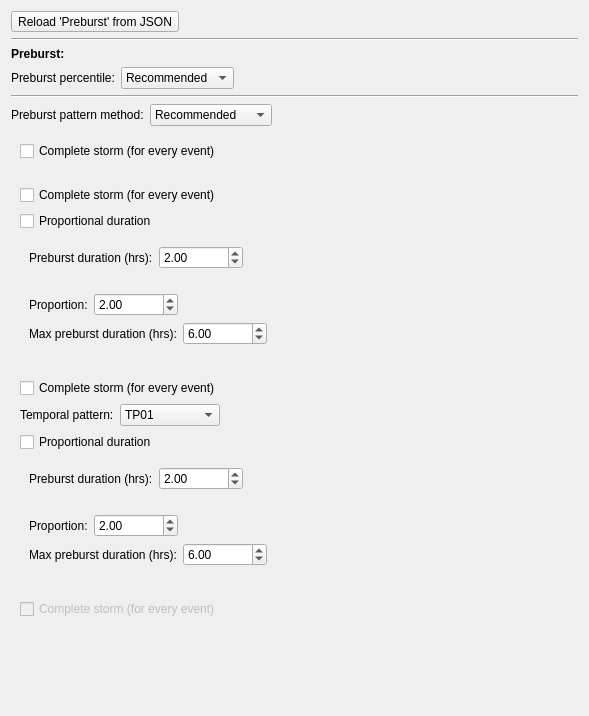
          <widget class="QWidget" name="preburst_scroll_area_widget">
           <property name="geometry">
            <rect>
             <x>0</x>
             <y>0</y>
             <width>589</width>
             <height>716</height>
            </rect>
           </property>
           <layout class="QVBoxLayout" name="verticalLayout_4">
            <item>
             <widget class="QToolButton" name="preburst_reload_json_tool_button">
              <property name="text">
               <string>Reload 'Preburst' from JSON</string>
              </property>
              <property name="toolButtonStyle">
               <enum>Qt::ToolButtonStyle::ToolButtonTextOnly</enum>
              </property>
             </widget>
            </item>
            <item>
             <widget class="Line" name="preburst_hori_line">
              <property name="orientation">
               <enum>Qt::Orientation::Horizontal</enum>
              </property>
             </widget>
            </item>
            <item>
             <widget class="QLabel" name="preburst_label">
              <property name="font">
               <font>
                <bold>true</bold>
               </font>
              </property>
              <property name="text">
               <string>Preburst:</string>
              </property>
             </widget>
            </item>
            <item>
             <layout class="QHBoxLayout" name="preburst_percentile_hori_layout">
              <item>
               <widget class="QLabel" name="preburst_percentile_label">
                <property name="toolTip">
                 <string>Preburst ratio percentile used to derive preburst depth</string>
                </property>
                <property name="text">
                 <string>Preburst percentile:</string>
                </property>
               </widget>
              </item>
              <item>
               <widget class="QComboBox" name="preburst_percentile_combobox">
                <item>
                 <property name="text">
                  <string>Recommended</string>
                 </property>
                </item>
                <item>
                 <property name="text">
                  <string>10%</string>
                 </property>
                </item>
                <item>
                 <property name="text">
                  <string>25%</string>
                 </property>
                </item>
                <item>
                 <property name="text">
                  <string>50%</string>
                 </property>
                </item>
                <item>
                 <property name="text">
                  <string>75%</string>
                 </property>
                </item>
                <item>
                 <property name="text">
                  <string>90%</string>
                 </property>
                </item>
               </widget>
              </item>
              <item>
               <spacer name="preburst_percentile_hori_spacer">
                <property name="orientation">
                 <enum>Qt::Orientation::Horizontal</enum>
                </property>
                <property name="sizeHint" stdset="0">
                 <size>
                  <width>40</width>
                  <height>20</height>
                 </size>
                </property>
               </spacer>
              </item>
             </layout>
            </item>
            <item>
             <widget class="Line" name="preburst_hori_line_1">
              <property name="orientation">
               <enum>Qt::Orientation::Horizontal</enum>
              </property>
             </widget>
            </item>
            <item>
             <layout class="QHBoxLayout" name="preburst_pattern_method_hori_layout">
              <item>
               <widget class="QLabel" name="preburst_pattern_method_label">
                <property name="text">
                 <string>Preburst pattern method:</string>
                </property>
               </widget>
              </item>
              <item>
               <widget class="QComboBox" name="preburst_pattern_method_combobox">
                <item>
                 <property name="text">
                  <string>Recommended</string>
                 </property>
                </item>
                <item>
                 <property name="text">
                  <string>Constant</string>
                 </property>
                </item>
                <item>
                 <property name="text">
                  <string>Temporal pattern</string>
                 </property>
                </item>
                <item>
                 <property name="text">
                  <string>None</string>
                 </property>
                </item>
               </widget>
              </item>
              <item>
               <spacer name="preburst_pattern_method_hori_spacer">
                <property name="orientation">
                 <enum>Qt::Orientation::Horizontal</enum>
                </property>
                <property name="sizeHint" stdset="0">
                 <size>
                  <width>40</width>
                  <height>20</height>
                 </size>
                </property>
               </spacer>
              </item>
             </layout>
            </item>
            <item>
             <widget class="QWidget" name="preburst_rec_controls_widget" native="true">
              <layout class="QVBoxLayout" name="verticalLayout_11">
               <item>
                <widget class="QCheckBox" name="preburst_rec_controls_complete_storm_checkbox">
                 <property name="toolTip">
                  <string>Every requested event is assembled as a complete storm</string>
                 </property>
                 <property name="text">
                  <string>Complete storm (for every event)</string>
                 </property>
                 <property name="checked">
                  <bool>false</bool>
                 </property>
                </widget>
               </item>
              </layout>
             </widget>
            </item>
            <item>
             <widget class="QWidget" name="preburst_constant_controls_widget" native="true">
              <layout class="QVBoxLayout" name="verticalLayout_12">
               <item>
                <widget class="QCheckBox" name="preburst_constant_controls_complete_storm_checkbox">
                 <property name="toolTip">
                  <string>Every requested event is assembled as a complete storm</string>
                 </property>
                 <property name="text">
                  <string>Complete storm (for every event)</string>
                 </property>
                 <property name="checked">
                  <bool>false</bool>
                 </property>
                </widget>
               </item>
               <item>
                <widget class="QCheckBox" name="preburst_constant_controls_prop_controls_checkbox">
                 <property name="text">
                  <string>Proportional duration</string>
                 </property>
                </widget>
               </item>
               <item>
                <widget class="QWidget" name="preburst_constant_controls_preburst_dur_widget" native="true">
                 <layout class="QVBoxLayout" name="verticalLayout_14">
                  <item>
                   <layout class="QHBoxLayout" name="preburst_constant_controls_preburst_dur_hori_layout">
                    <item>
                     <widget class="QLabel" name="preburst_constant_controls_preburst_dur_label">
                      <property name="toolTip">
                       <string>Prebust duration</string>
                      </property>
                      <property name="text">
                       <string>Preburst duration (hrs):</string>
                      </property>
                     </widget>
                    </item>
                    <item>
                     <widget class="QDoubleSpinBox" name="preburst_constant_controls_preburst_dur_value_spinbox">
                      <property name="maximum">
                       <double>999999.000000000000000</double>
                      </property>
                      <property name="value">
                       <double>2.000000000000000</double>
                      </property>
                     </widget>
                    </item>
                    <item>
                     <spacer name="preburst_constant_controls_preburst_dur_hori_spacer">
                      <property name="orientation">
                       <enum>Qt::Orientation::Horizontal</enum>
                      </property>
                      <property name="sizeHint" stdset="0">
                       <size>
                        <width>40</width>
                        <height>20</height>
                       </size>
                      </property>
                     </spacer>
                    </item>
                   </layout>
                  </item>
                 </layout>
                </widget>
               </item>
               <item>
                <widget class="QWidget" name="preburst_constant_controls_prop_widget" native="true">
                 <layout class="QVBoxLayout" name="verticalLayout_15">
                  <item>
                   <layout class="QHBoxLayout" name="preburst_constant_controls_prop_hori_layout">
                    <item>
                     <widget class="QLabel" name="preburst_constant_controls_prop_label">
                      <property name="toolTip">
                       <string>Proportion of storm duration</string>
                      </property>
                      <property name="text">
                       <string>Proportion:</string>
                      </property>
                     </widget>
                    </item>
                    <item>
                     <widget class="QDoubleSpinBox" name="preburst_constant_controls_prop_value_spinbox">
                      <property name="maximum">
                       <double>999999.000000000000000</double>
                      </property>
                      <property name="value">
                       <double>2.000000000000000</double>
                      </property>
                     </widget>
                    </item>
                    <item>
                     <spacer name="preburst_constant_controls_prop_hori_spacer">
                      <property name="orientation">
                       <enum>Qt::Orientation::Horizontal</enum>
                      </property>
                      <property name="sizeHint" stdset="0">
                       <size>
                        <width>40</width>
                        <height>20</height>
                       </size>
                      </property>
                     </spacer>
                    </item>
                   </layout>
                  </item>
                  <item>
                   <layout class="QHBoxLayout" name="preburst_constant_controls_prop_max_dur_hori_layout">
                    <item>
                     <widget class="QLabel" name="preburst_constant_controls_prop_max_dur_label">
                      <property name="toolTip">
                       <string>Caps computed preburst duration</string>
                      </property>
                      <property name="text">
                       <string>Max preburst duration (hrs):</string>
                      </property>
                     </widget>
                    </item>
                    <item>
                     <widget class="QDoubleSpinBox" name="preburst_constant_controls_prop_max_dur_value_spinbox">
                      <property name="maximum">
                       <double>999999.000000000000000</double>
                      </property>
                      <property name="value">
                       <double>6.000000000000000</double>
                      </property>
                     </widget>
                    </item>
                    <item>
                     <spacer name="preburst_constant_controls_prop_max_dur_hori_spacer">
                      <property name="orientation">
                       <enum>Qt::Orientation::Horizontal</enum>
                      </property>
                      <property name="sizeHint" stdset="0">
                       <size>
                        <width>40</width>
                        <height>20</height>
                       </size>
                      </property>
                     </spacer>
                    </item>
                   </layout>
                  </item>
                 </layout>
                </widget>
               </item>
              </layout>
             </widget>
            </item>
            <item>
             <widget class="QWidget" name="preburst_tp_controls_widget" native="true">
              <layout class="QVBoxLayout" name="verticalLayout_18">
               <item>
                <widget class="QCheckBox" name="preburst_tp_controls_complete_storm_checkbox">
                 <property name="toolTip">
                  <string>Every requested event is assembled as a complete storm</string>
                 </property>
                 <property name="text">
                  <string>Complete storm (for every event)</string>
                 </property>
                 <property name="checked">
                  <bool>false</bool>
                 </property>
                </widget>
               </item>
               <item>
                <layout class="QHBoxLayout" name="preburst_tp_controls_tp_hori_layout">
                 <item>
                  <widget class="QLabel" name="preburst_tp_controls_tp_label">
                   <property name="toolTip">
                    <string>Temporal pattern to shape the preburst rainfall</string>
                   </property>
                   <property name="text">
                    <string>Temporal pattern:</string>
                   </property>
                  </widget>
                 </item>
                 <item>
                  <widget class="QComboBox" name="preburst_tp_controls_tp_combobox">
                   <property name="currentText">
                    <string>TP01</string>
                   </property>
                   <item>
                    <property name="text">
                     <string>TP01</string>
                    </property>
                   </item>
                   <item>
                    <property name="text">
                     <string>TP02</string>
                    </property>
                   </item>
                   <item>
                    <property name="text">
                     <string>TP03</string>
                    </property>
                   </item>
                   <item>
                    <property name="text">
                     <string>TP04</string>
                    </property>
                   </item>
                   <item>
                    <property name="text">
                     <string>TP05</string>
                    </property>
                   </item>
                   <item>
                    <property name="text">
                     <string>TP06</string>
                    </property>
                   </item>
                   <item>
                    <property name="text">
                     <string>TP07</string>
                    </property>
                   </item>
                   <item>
                    <property name="text">
                     <string>TP08</string>
                    </property>
                   </item>
                   <item>
                    <property name="text">
                     <string>TP09</string>
                    </property>
                   </item>
                   <item>
                    <property name="text">
                     <string>TP10</string>
                    </property>
                   </item>
                   <item>
                    <property name="text">
                     <string>Design burst</string>
                    </property>
                   </item>
                  </widget>
                 </item>
                 <item>
                  <spacer name="preburst_tp_controls_tp_hori_spacer">
                   <property name="orientation">
                    <enum>Qt::Orientation::Horizontal</enum>
                   </property>
                   <property name="sizeHint" stdset="0">
                    <size>
                     <width>40</width>
                     <height>20</height>
                    </size>
                   </property>
                  </spacer>
                 </item>
                </layout>
               </item>
               <item>
                <widget class="QCheckBox" name="preburst_tp_controls_prop_controls_checkbox">
                 <property name="text">
                  <string>Proportional duration</string>
                 </property>
                </widget>
               </item>
               <item>
                <widget class="QWidget" name="preburst_tp_controls_preburst_dur_widget" native="true">
                 <layout class="QVBoxLayout" name="verticalLayout_16">
                  <item>
                   <layout class="QHBoxLayout" name="preburst_tp_controls_preburst_dur_hori_layout">
                    <item>
                     <widget class="QLabel" name="preburst_tp_controls_preburst_dur_label">
                      <property name="toolTip">
                       <string>Prebust duration</string>
                      </property>
                      <property name="text">
                       <string>Preburst duration (hrs):</string>
                      </property>
                     </widget>
                    </item>
                    <item>
                     <widget class="QDoubleSpinBox" name="preburst_tp_controls_preburst_dur_value_spinbox">
                      <property name="maximum">
                       <double>999999.000000000000000</double>
                      </property>
                      <property name="value">
                       <double>2.000000000000000</double>
                      </property>
                     </widget>
                    </item>
                    <item>
                     <spacer name="preburst_tp_controls_preburst_dur_hori_spacer">
                      <property name="orientation">
                       <enum>Qt::Orientation::Horizontal</enum>
                      </property>
                      <property name="sizeHint" stdset="0">
                       <size>
                        <width>40</width>
                        <height>20</height>
                       </size>
                      </property>
                     </spacer>
                    </item>
                   </layout>
                  </item>
                 </layout>
                </widget>
               </item>
               <item>
                <widget class="QWidget" name="preburst_tp_controls_prop_widget" native="true">
                 <layout class="QVBoxLayout" name="verticalLayout_17">
                  <item>
                   <layout class="QHBoxLayout" name="preburst_tp_controls_prop_hori_layout">
                    <item>
                     <widget class="QLabel" name="preburst_tp_controls_prop_label">
                      <property name="toolTip">
                       <string>Proportion of storm duration</string>
                      </property>
                      <property name="text">
                       <string>Proportion:</string>
                      </property>
                     </widget>
                    </item>
                    <item>
                     <widget class="QDoubleSpinBox" name="preburst_tp_controls_prop_value_spinbox">
                      <property name="maximum">
                       <double>999999.000000000000000</double>
                      </property>
                      <property name="value">
                       <double>2.000000000000000</double>
                      </property>
                     </widget>
                    </item>
                    <item>
                     <spacer name="preburst_tp_controls_prop_hori_spacer">
                      <property name="orientation">
                       <enum>Qt::Orientation::Horizontal</enum>
                      </property>
                      <property name="sizeHint" stdset="0">
                       <size>
                        <width>40</width>
                        <height>20</height>
                       </size>
                      </property>
                     </spacer>
                    </item>
                   </layout>
                  </item>
                  <item>
                   <layout class="QHBoxLayout" name="preburst_tp_controls_prop_max_dur_hori_layout">
                    <item>
                     <widget class="QLabel" name="preburst_tp_controls_prop_max_dur_label">
                      <property name="toolTip">
                       <string>Caps computed preburst duration</string>
                      </property>
                      <property name="text">
                       <string>Max preburst duration (hrs):</string>
                      </property>
                     </widget>
                    </item>
                    <item>
                     <widget class="QDoubleSpinBox" name="preburst_tp_controls_prop_max_dur_value_spinbox">
                      <property name="maximum">
                       <double>999999.000000000000000</double>
                      </property>
                      <property name="value">
                       <double>6.000000000000000</double>
                      </property>
                     </widget>
                    </item>
                    <item>
                     <spacer name="preburst_tp_controls_prop_max_dur_hori_spacer">
                      <property name="orientation">
                       <enum>Qt::Orientation::Horizontal</enum>
                      </property>
                      <property name="sizeHint" stdset="0">
                       <size>
                        <width>40</width>
                        <height>20</height>
                       </size>
                      </property>
                     </spacer>
                    </item>
                   </layout>
                  </item>
                 </layout>
                </widget>
               </item>
              </layout>
             </widget>
            </item>
            <item>
             <widget class="QWidget" name="preburst_none_controls_widget" native="true">
              <layout class="QVBoxLayout" name="verticalLayout_19">
               <item>
                <widget class="QCheckBox" name="preburst_none_controls_complete_storm_checkbox">
                 <property name="enabled">
                  <bool>false</bool>
                 </property>
                 <property name="toolTip">
                  <string>Not available for 'None' preburst pattern method</string>
                 </property>
                 <property name="text">
                  <string>Complete storm (for every event)</string>
                 </property>
                 <property name="checkable">
                  <bool>true</bool>
                 </property>
                 <property name="checked">
                  <bool>false</bool>
                 </property>
                </widget>
               </item>
              </layout>
             </widget>
            </item>
            <item>
             <spacer name="preburst_tab_vert_spacer">
              <property name="orientation">
               <enum>Qt::Orientation::Vertical</enum>
              </property>
              <property name="sizeHint" stdset="0">
               <size>
                <width>20</width>
                <height>40</height>
               </size>
              </property>
             </spacer>
            </item>
           </layout>
          </widget>
